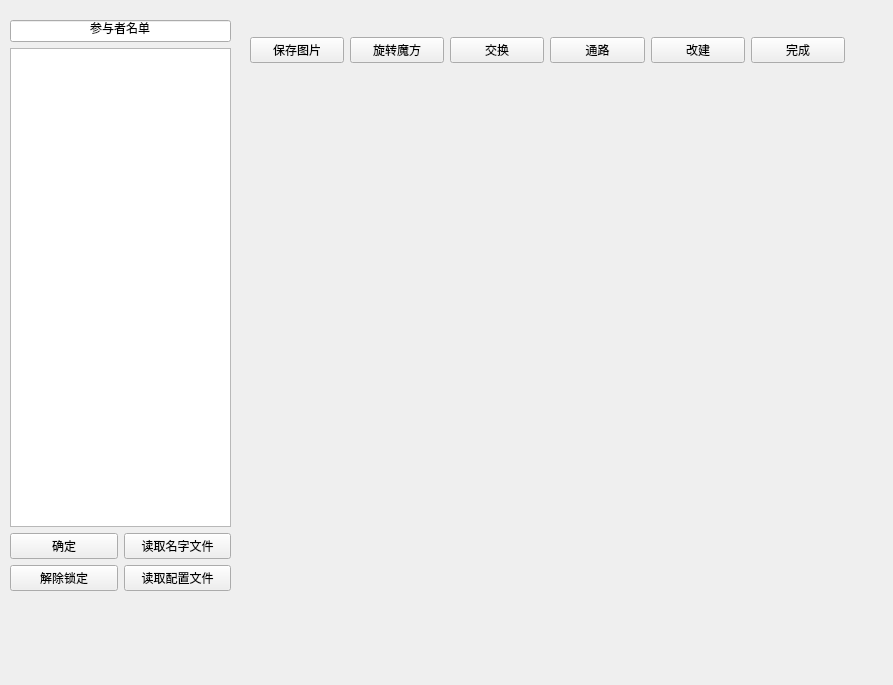
<?xml version="1.0" encoding="UTF-8"?>
<ui version="4.0">
 <class>Form</class>
 <widget class="QWidget" name="Form">
  <property name="geometry">
   <rect>
    <x>0</x>
    <y>0</y>
    <width>893</width>
    <height>685</height>
   </rect>
  </property>
  <property name="windowTitle">
   <string>Form</string>
  </property>
  <widget class="QWidget" name="verticalLayoutWidget">
   <property name="geometry">
    <rect>
     <x>10</x>
     <y>20</y>
     <width>221</width>
     <height>571</height>
    </rect>
   </property>
   <layout class="QVBoxLayout" name="verticalLayout">
    <item>
     <widget class="QLineEdit" name="lineEdit">
      <property name="mouseTracking">
       <bool>false</bool>
      </property>
      <property name="focusPolicy">
       <enum>Qt::NoFocus</enum>
      </property>
      <property name="contextMenuPolicy">
       <enum>Qt::NoContextMenu</enum>
      </property>
      <property name="text">
       <string>参与者名单</string>
      </property>
      <property name="alignment">
       <set>Qt::AlignCenter</set>
      </property>
     </widget>
    </item>
    <item>
     <widget class="QTextEdit" name="name_textEdit"/>
    </item>
    <item>
     <layout class="QHBoxLayout" name="horizontalLayout">
      <item>
       <widget class="QPushButton" name="sure_name_pushbutton">
        <property name="text">
         <string>确定</string>
        </property>
       </widget>
      </item>
      <item>
       <widget class="QPushButton" name="load_name_pushbutton">
        <property name="text">
         <string>读取名字文件</string>
        </property>
       </widget>
      </item>
     </layout>
    </item>
    <item>
     <layout class="QHBoxLayout" name="horizontalLayout_3">
      <item>
       <widget class="QPushButton" name="unlock_pushbutton">
        <property name="text">
         <string>解除锁定</string>
        </property>
       </widget>
      </item>
      <item>
       <widget class="QPushButton" name="load_config_pushbutton">
        <property name="text">
         <string>读取配置文件</string>
        </property>
       </widget>
      </item>
     </layout>
    </item>
   </layout>
  </widget>
  <widget class="QWidget" name="horizontalLayoutWidget">
   <property name="geometry">
    <rect>
     <x>250</x>
     <y>10</y>
     <width>595</width>
     <height>80</height>
    </rect>
   </property>
   <layout class="QHBoxLayout" name="horizontalLayout_2">
    <item>
     <widget class="QPushButton" name="pushButton_6">
      <property name="text">
       <string>保存图片</string>
      </property>
     </widget>
    </item>
    <item>
     <widget class="QPushButton" name="pushButton">
      <property name="text">
       <string>旋转魔方</string>
      </property>
     </widget>
    </item>
    <item>
     <widget class="QPushButton" name="pushButton_2">
      <property name="text">
       <string>交换</string>
      </property>
     </widget>
    </item>
    <item>
     <widget class="QPushButton" name="pushButton_3">
      <property name="text">
       <string>通路</string>
      </property>
     </widget>
    </item>
    <item>
     <widget class="QPushButton" name="pushButton_4">
      <property name="text">
       <string>改建</string>
      </property>
     </widget>
    </item>
    <item>
     <widget class="QPushButton" name="pushButton_5">
      <property name="text">
       <string>完成</string>
      </property>
     </widget>
    </item>
   </layout>
  </widget>
  <widget class="QWidget" name="horizontalLayoutWidget_2">
   <property name="geometry">
    <rect>
     <x>240</x>
     <y>590</y>
     <width>601</width>
     <height>80</height>
    </rect>
   </property>
   <layout class="QHBoxLayout" name="game_player_horizontalLayout"/>
  </widget>
 </widget>
 <resources/>
 <connections/>
</ui>
